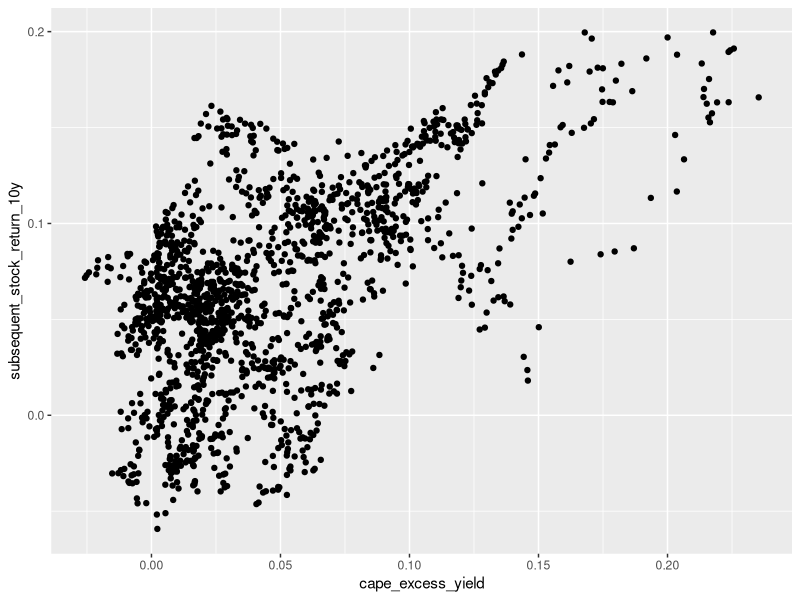

The R script that drew this image:
library(dplyr)
library(readr)
library(tidyr)
library(lubridate)
library(ggplot2)

SAMPLE_QUANTILES <- c(0, 0.05, 0.25, 0.5, 0.75, 0.95, 1)

cape_yield_data <- read_csv("shiller_cape.csv")

summarize_cape_yield <- function(cape_yield_data) {
  cape_yield_data %>% 
    summarise(
      pct = sprintf("%d%%", 100*SAMPLE_QUANTILES),
      cape_yield = sprintf("%.2f%%", 100*quantile(cape_excess_yield, SAMPLE_QUANTILES))
    )
}

cape_yield_data %>% 
  filter(!is.na(cape_excess_yield)) %>% 
  group_by(
    period = case_when(
      month >= '1986-01-01' & month <= '2020-12-01' ~ "1986--2020",
      month >= '1951-01-01' & month <= '1985-12-01' ~ "1951--1985",
      month >= '1916-01-01' & month <= '1950-12-01' ~ "1916--1950",
      month >= "1881-01-01" & month <= '1915-12-01' ~ "1881--1915",
      TRUE ~ "Other"
    )
  ) %>% 
  summarize_cape_yield() %>% 
  ungroup() %>% 
  bind_rows(
    cape_yield_data %>%
      filter(month >= '1881-01-01', month <= '2020-12-01') %>% 
      group_by(period = "1881--2020") %>% 
      summarize_cape_yield()
  ) %>% 
  pivot_wider(names_from="pct", values_from="cape_yield") %>% 
  filter(!period == "Other")

cape_yield_data %>% 
  ggplot(aes(x = cape_excess_yield, y = subsequent_stock_return_10y)) +
  geom_point()


cape_yield_data %>% 
  summarise(
    cape_excess_yield = median(cape_excess_yield, na.rm=TRUE),
    subsequent_stock_return_10y = median(subsequent_stock_return_10y, na.rm=TRUE)
  )

CAPE_QUANTILES <- c(0, 0.1, 0.2, 0.3, 0.4, 0.5, 0.6, 0.7, 0.8, 0.9)

cape_yield_data %>% 
  filter(
    year(month) >= 1926,
    month(month) == 1,
    !is.na(cape_excess_yield),
    !is.na(subsequent_stock_return_10y)
  ) %>% 
  group_by(
    cape_excess_yield_group = findInterval(cape_excess_yield, quantile(cape_excess_yield, CAPE_QUANTILES))
  ) %>% 
  summarise(
    cape_yield_min  = sprintf("%.1f%%", min(cape_excess_yield)*100),
    cape_yield_max  = sprintf("%.1f%%", max(cape_excess_yield)*100),
    mean_10y_return = sprintf("%.1f%%", mean(subsequent_stock_return_10y) * 100),
    min_10y_return  = sprintf("%.1f%%", min(subsequent_stock_return_10y) * 100),
    max_10y_return  = sprintf("%.1f%%", max(subsequent_stock_return_10y) * 100)
  )
